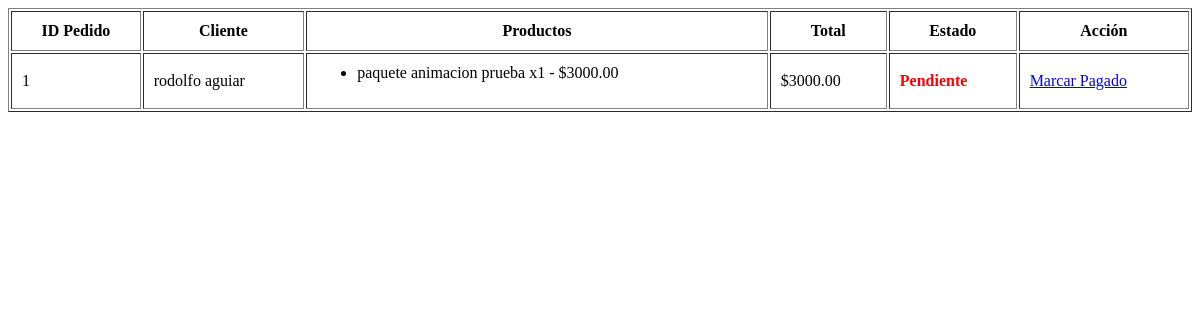
The page /contabilidad/ (signed in) on the database as committed earlier.
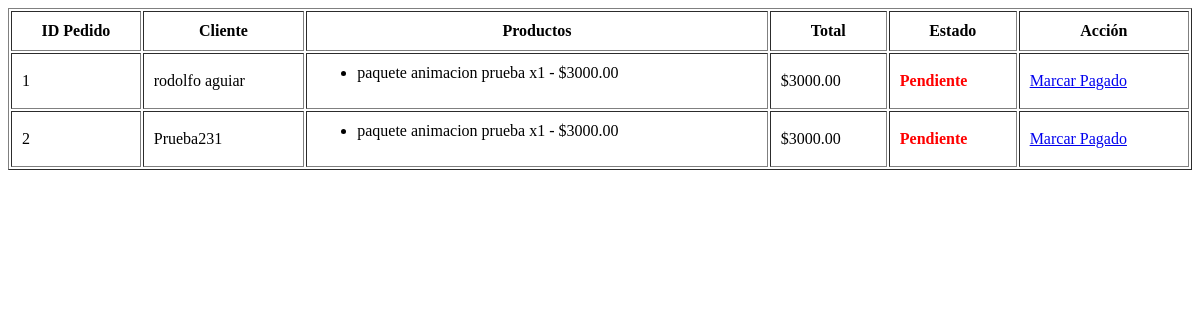
The same page on the database as committed later.
### core/models.py (models this page shows, shortened)
class PedidoFinanzas(models.Model):
    renta = models.OneToOneField(Renta, on_delete=models.CASCADE, related_name='finanza')
    total = models.DecimalField(max_digits=10, decimal_places=2)
    pagado = models.BooleanField(default=False)
    fecha_registro = models.DateTimeField(auto_now_add=True)
    METODOS_PAGO = (
        ('efectivo', 'Efectivo'),
        ('transferencia', 'Transferencia'),
    )
    metodo_pago = models.CharField(
        max_length=20,
        choices=METODOS_PAGO,
        null=True,
        blank=True
    )
    cuenta_destino = models.ForeignKey(
        Cuenta,
        null=True,
        blank=True,
        on_delete=models.SET_NULL
    )
    fecha_pago = models.DateTimeField(null=True, blank=True)

class Renta(models.Model):
    STATUS = [
        ('ACTIVO', 'Activo'),
        ('CANCELADO', 'Cancelado'),
    ]
    folio = models.CharField(max_length=20, unique=True, blank=True)
    cliente = models.ForeignKey(Cliente, on_delete=models.CASCADE)
    productos = models.ManyToManyField(Producto, through='RentaProducto')
    fecha_renta = models.DateField()
    hora_inicio = models.TimeField()
    hora_fin = models.TimeField()
    calle_y_numero = models.CharField(max_length=100, blank=True)
    colonia = models.CharField(max_length=100, blank=True)
    ciudad_o_municipio = models.CharField(max_length=100, blank=True)
    precio_total = models.DecimalField(max_digits=10, decimal_places=2, default=0)
    anticipo = models.DecimalField(max_digits=10, decimal_places=2, default=0)
    pagado = models.BooleanField(default=False)
    status = models.CharField(max_length=10, choices=STATUS, default='ACTIVO')
    created_at = models.DateTimeField(auto_now_add=True)
    cargador = models.ForeignKey(User, on_delete=models.SET_NULL, null=True, blank=True, related_name='rentas_asignadas')
    recolectado = models.BooleanField(default=False)
    Fecha_Recoleccion = models.DateField(null=True, blank=True)
    recolectado_por = models.ForeignKey(
        'Empleado',
        null=True,
        blank=True,
        on_delete=models.SET_NULL,
        related_name="recolecciones"
    )
    ruta = models.ForeignKey(
        'Ruta',
        on_delete=models.SET_NULL,
        null=True,
        blank=True,
        related_name='rentas'
    )
    comentarios = models.TextField(blank=True, null=True)
    ESTADO_ENTREGA = [
        ('PENDIENTE', 'Pendiente'),
        ('ASIGNADO', 'Asignado'),
        ('EN_RUTA', 'En ruta'),
        ('ENTREGADO', 'Entregado'),
        ('CANCELADO', 'Cancelado'),
    ]
    estado_entrega = models.CharField(max_length=20, choices=ESTADO_ENTREGA, default='PENDIENTE')

class Cliente(models.Model):
    nombre = models.CharField(max_length=100)
    telefono = models.CharField(max_length=20, blank=True)
    calle_y_numero = models.CharField(max_length=100, blank=True)
    colonia = models.CharField(max_length=100, blank=True)
    ciudad_o_municipio = models.CharField(max_length=100, blank=True)

class RentaProducto(models.Model):
    renta = models.ForeignKey(
        Renta,
        on_delete=models.CASCADE,
        related_name="rentaproductos"
    )
    producto = models.ForeignKey(
        Producto,
        on_delete=models.CASCADE,
        related_name="rentaproductos"
    )
    cantidad = models.PositiveIntegerField(default=1)
    precio_lista = models.DecimalField(max_digits=10, decimal_places=2)
    precio_unitario = models.DecimalField(max_digits=10, decimal_places=2)
    subtotal = models.DecimalField(max_digits=10, decimal_places=2, editable=False)
    nota = models.CharField(max_length=255, blank=True)

class Producto(models.Model):
    TIPO_PRODUCTO = [
        ('BR', 'Brincolín'),
        ('ME', 'Mesa'),
        ('SI', 'Silla'),
        ('AN', 'Animación'),
        ('FL', 'Flete'),
        ('LZ', 'Loza'),
        ('MT', 'Manteleria'),
        ('OT', 'Otro'),
    ]
    nombre = models.CharField(max_length=100)
    tipo = models.CharField(max_length=2, choices=TIPO_PRODUCTO)
    precio = models.DecimalField(max_digits=10, decimal_places=2)
    stock_total = models.PositiveIntegerField(default=0)
    stock_disponible = models.PositiveIntegerField(default=0)
    stock = models.IntegerField(default=0)
    activo = models.BooleanField(default=True)

### core/views.py (the view)
# urls.py: path('contabilidad/', views.contabilidad_home, name='contabilidad'),
@login_required
def contabilidad_home(request):
    categoria = request.GET.get("categoria")
    semana_param = request.GET.get("semana")  # formato YYYY-MM-DD
    if semana_param:
        lunes = date.fromisoformat(semana_param)
    else:
        hoy = date.today()
        lunes = hoy - timedelta(days=hoy.weekday())  # lunes de la semana actual
    domingo = lunes + timedelta(days=6)
    pedidos = PedidoFinanzas.objects.select_related("renta").filter(
        renta__fecha_renta__gte=lunes,
        renta__fecha_renta__lte=domingo
    )
    gastos = Gasto.objects.filter(fecha__gte=lunes, fecha__lte=domingo)
    compras = Compra.objects.filter(fecha__gte=lunes, fecha__lte=domingo)
    pedidos_filtrados = []
    for p in pedidos:
        if categoria:
            productos = p.renta.rentaproductos.filter(producto__tipo=categoria)
            if productos.exists():
                pedidos_filtrados.append((p, productos))
        else:
            pedidos_filtrados.append((p, p.renta.rentaproductos.all()))
    total_ventas = sum(
        sum(rp.subtotal for rp in productos if rp.producto.tipo != "FLETE")
        for p, productos in pedidos_filtrados
    )
    total_fletes = sum(
        sum(rp.subtotal for rp in productos if rp.producto.tipo == "FLETE")
        for p, productos in pedidos_filtrados
    )
    total_pagado = sum(p.total for p, _ in pedidos_filtrados if p.pagado)
    total_pendiente = sum(p.total for p, _ in pedidos_filtrados if not p.pagado)
    total_gastos = sum(g.monto for g in gastos)
    total_compras = sum(c.monto for c in compras)
    saldo = total_pagado - total_gastos - total_compras
    return render(request, "core/contabilidad_home.html", {
        "pedidos": pedidos_filtrados,
        "gastos": gastos,
        "compras": compras,
        "total_ventas": total_ventas,
        "total_fletes": total_fletes,
        "total_pagado": total_pagado,
        "total_pendiente": total_pendiente,
        "total_gastos": total_gastos,
        "total_compras": total_compras,
        "saldo": saldo,
        "categoria_filtrada": categoria,
        "lunes": lunes,
        "domingo": domingo,
        "lunes_anterior": lunes - timedelta(days=7),
        "lunes_siguiente": lunes + timedelta(days=7),
        "module": 'admin',
    })

### core/templates/core/contabilidad_home.html
<table border="1" cellpadding="10" style="width:100%; background:white;">
    <tr>
        <th>ID Pedido</th>
        <th>Cliente</th>
        <th>Productos</th>
        <th>Total</th>
        <th>Estado</th>
        <th>Acción</th>
    </tr>
    {% for p, productos in pedidos %}
    <tr>
        <td>{{ p.renta.id }}</td>
        <td>{{ p.renta.cliente.nombre }}</td>
        <td>
            <ul>
            {% for rp in productos %}
                <li>{{ rp.producto.nombre }} x{{ rp.cantidad }} - ${{ rp.subtotal }}</li>
            {% endfor %}
            </ul>
        </td>
        <td>${{ p.total }}</td>
        <td>
            {% if p.pagado %}
                <span style="color:green; font-weight:bold;">Pagado</span>
            {% else %}
                <span style="color:red; font-weight:bold;">Pendiente</span>
            {% endif %}
        </td>
        <td>
            {% if p.pagado %}
                <a href="{% url 'cont_pendiente' p.id %}">Marcar Pendiente</a>
            {% else %}
                <a href="{% url 'cont_pagar' p.id %}">Marcar Pagado</a>
            {% endif %}
        </td>
    </tr>
    {% endfor %}
</table>

Rows that differ between the two databases and show on the page:
added PedidoFinanzas: renta.id "2", renta.cliente.nombre "Prueba231", total "3000.00", pagado "Pendiente"
added RentaProducto: producto.nombre "paquete animacion prueba", cantidad "1", subtotal "3000.00", shown under "2"
